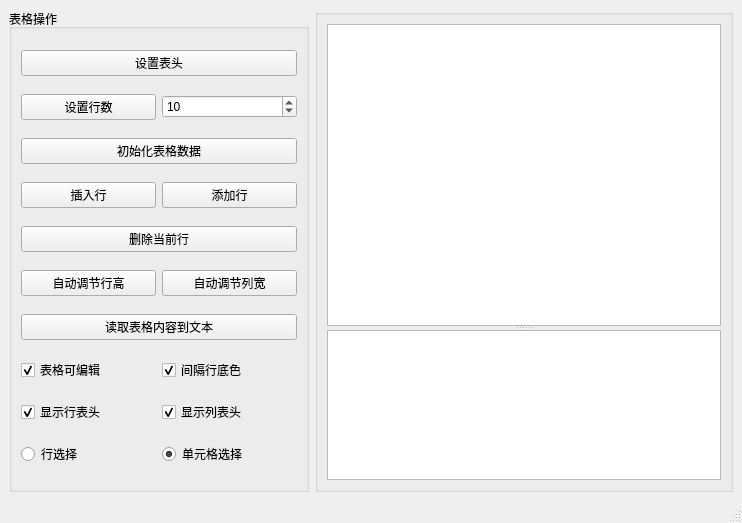
<?xml version="1.0" encoding="UTF-8"?>
<ui version="4.0">
 <class>MainWindow</class>
 <widget class="QMainWindow" name="MainWindow">
  <property name="geometry">
   <rect>
    <x>0</x>
    <y>0</y>
    <width>742</width>
    <height>523</height>
   </rect>
  </property>
  <property name="windowTitle">
   <string>MainWindow</string>
  </property>
  <widget class="QWidget" name="centralwidget">
   <layout class="QHBoxLayout" name="horizontalLayout">
    <item>
     <widget class="QGroupBox" name="groupBox">
      <property name="maximumSize">
       <size>
        <width>300</width>
        <height>500</height>
       </size>
      </property>
      <property name="title">
       <string>表格操作</string>
      </property>
      <layout class="QGridLayout" name="gridLayout">
       <item row="0" column="0" colspan="2">
        <widget class="QPushButton" name="btnSetHeader">
         <property name="minimumSize">
          <size>
           <width>0</width>
           <height>25</height>
          </size>
         </property>
         <property name="text">
          <string>设置表头</string>
         </property>
        </widget>
       </item>
       <item row="1" column="0">
        <widget class="QPushButton" name="btnSetRows">
         <property name="minimumSize">
          <size>
           <width>0</width>
           <height>25</height>
          </size>
         </property>
         <property name="text">
          <string>设置行数</string>
         </property>
        </widget>
       </item>
       <item row="1" column="1">
        <widget class="QSpinBox" name="spinRowCount">
         <property name="minimum">
          <number>2</number>
         </property>
         <property name="value">
          <number>10</number>
         </property>
        </widget>
       </item>
       <item row="2" column="0" colspan="2">
        <widget class="QPushButton" name="btnIniData">
         <property name="minimumSize">
          <size>
           <width>0</width>
           <height>25</height>
          </size>
         </property>
         <property name="text">
          <string>初始化表格数据</string>
         </property>
        </widget>
       </item>
       <item row="3" column="0">
        <widget class="QPushButton" name="btnInsertRow">
         <property name="text">
          <string>插入行</string>
         </property>
        </widget>
       </item>
       <item row="3" column="1">
        <widget class="QPushButton" name="btnAppendRow">
         <property name="text">
          <string>添加行</string>
         </property>
        </widget>
       </item>
       <item row="4" column="0" colspan="2">
        <widget class="QPushButton" name="btnDelCurRow">
         <property name="text">
          <string>删除当前行</string>
         </property>
        </widget>
       </item>
       <item row="5" column="0">
        <widget class="QPushButton" name="btnAutoHeght">
         <property name="text">
          <string>自动调节行高</string>
         </property>
        </widget>
       </item>
       <item row="5" column="1">
        <widget class="QPushButton" name="btnAutoWidth">
         <property name="text">
          <string>自动调节列宽</string>
         </property>
        </widget>
       </item>
       <item row="6" column="0" colspan="2">
        <widget class="QPushButton" name="btnReadToEdit">
         <property name="minimumSize">
          <size>
           <width>0</width>
           <height>25</height>
          </size>
         </property>
         <property name="text">
          <string>读取表格内容到文本</string>
         </property>
        </widget>
       </item>
       <item row="7" column="0">
        <widget class="QCheckBox" name="chkBoxTabEditable">
         <property name="text">
          <string>表格可编辑</string>
         </property>
         <property name="checked">
          <bool>true</bool>
         </property>
        </widget>
       </item>
       <item row="7" column="1">
        <widget class="QCheckBox" name="chkBoxRowColor">
         <property name="text">
          <string>间隔行底色</string>
         </property>
         <property name="checked">
          <bool>true</bool>
         </property>
        </widget>
       </item>
       <item row="8" column="0">
        <widget class="QCheckBox" name="chkBoxHeaderH">
         <property name="text">
          <string>显示行表头</string>
         </property>
         <property name="checked">
          <bool>true</bool>
         </property>
        </widget>
       </item>
       <item row="8" column="1">
        <widget class="QCheckBox" name="chkBoxHeaderV">
         <property name="text">
          <string>显示列表头</string>
         </property>
         <property name="checked">
          <bool>true</bool>
         </property>
        </widget>
       </item>
       <item row="9" column="0">
        <widget class="QRadioButton" name="rBtnSelectRow">
         <property name="text">
          <string>行选择</string>
         </property>
         <property name="checked">
          <bool>false</bool>
         </property>
        </widget>
       </item>
       <item row="9" column="1">
        <widget class="QRadioButton" name="rBtnSelectItem">
         <property name="text">
          <string>单元格选择</string>
         </property>
         <property name="checked">
          <bool>true</bool>
         </property>
        </widget>
       </item>
      </layout>
     </widget>
    </item>
    <item>
     <widget class="QGroupBox" name="groupBox_2">
      <property name="title">
       <string/>
      </property>
      <layout class="QVBoxLayout" name="verticalLayout">
       <item>
        <widget class="QSplitter" name="splitter">
         <property name="orientation">
          <enum>Qt::Vertical</enum>
         </property>
         <widget class="QTableWidget" name="tableWidget"/>
         <widget class="QPlainTextEdit" name="plainTextEdit">
          <property name="maximumSize">
           <size>
            <width>16777215</width>
            <height>150</height>
           </size>
          </property>
         </widget>
        </widget>
       </item>
      </layout>
     </widget>
    </item>
   </layout>
  </widget>
  <widget class="QStatusBar" name="statusbar"/>
 </widget>
 <resources/>
 <connections/>
</ui>
